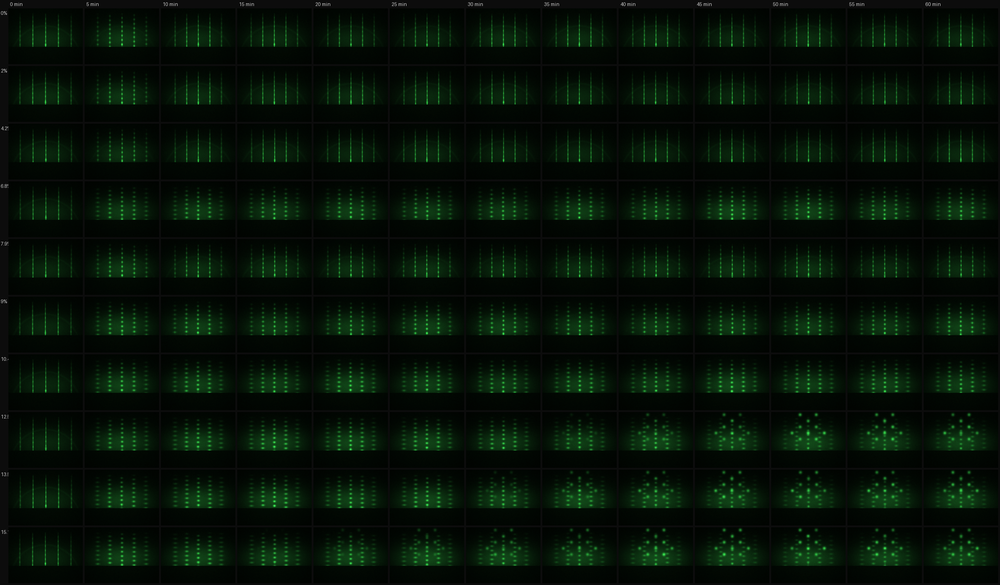
#> input picture data/synthetic/contact_sheet.png, 1000 x 585 px, shrunk from 2150 x 1258 before the run
$ python -i read_rheed.py   (imports and definitions only)
#> lines starting #> are read from the running program, lines starting #| are printed output that depends on the picture
#!/usr/bin/env python3
"""Read RHEED frames: lattice constant, roughness score, phase label.

Physics-only, no training. For each frame it

1. finds the shadow edge (the row where intensity falls off the sample horizon);
2. collapses the region above it into a column profile and measures the streak spacing
   by autocorrelation;
3. converts spacing to the in-plane lattice constant a. The scale is self-calibrated per
   run from the first frame, which is assumed to show the GaN buffer (a = 3.189 Å);
4. scores roughness as how strongly each streak is modulated along its length
   (a smooth streak = 2D growth, a string of spots = 3D growth);
5. flags the rock-salt phase from distinct intensity peaks that sit between the
   wurtzite streaks in the upper part of the pattern (3D spots of a second phase).

If a labels.csv is present (from simulate_rheed.py) it scores itself against it.

Usage:
    python scripts/read_rheed.py data/synthetic            # all runs, with scoring
    python scripts/read_rheed.py data/synthetic/run_sc015p1/frame_t030.png
"""
from __future__ import annotations

import argparse
import csv
import math
import sys
from pathlib import Path

import numpy as np
from PIL import Image

A_GAN = 3.189  # Å


# ---------------------------------------------------------------------------
# helpers
# ---------------------------------------------------------------------------
def load_gray(path: Path) -> np.ndarray:
    im = Image.open(path).convert("RGB")
    arr = np.asarray(im).astype(np.float32)
    return arr[..., 1]  # phosphor screen: green channel carries the signal


def smooth1d(x: np.ndarray, w: int) -> np.ndarray:
    if w <= 1:
        return x
    k = np.ones(w, dtype=np.float32) / w
    return np.convolve(x, k, mode="same")


def find_shadow_edge(img: np.ndarray) -> int:
    """Row with the steepest drop in mean intensity, searched in the lower 70 % of the frame."""
    rows = smooth1d(img.mean(axis=1), 5)
    grad = np.diff(rows)
    lo = int(0.3 * len(grad))
    return int(np.argmin(grad[lo:]) + lo)


def local_maxima(x: np.ndarray, min_dist: int, min_height: float) -> list[int]:
    peaks = []
    for i in range(1, len(x) - 1):
        if x[i] >= x[i - 1] and x[i] > x[i + 1] and x[i] >= min_height:
            if peaks and i - peaks[-1] < min_dist:
                if x[i] > x[peaks[-1]]:
                    peaks[-1] = i
                continue
            peaks.append(i)
    return peaks


def streak_spacing(profile: np.ndarray, min_lag: int = 30, expected: float | None = None) -> float:
    """Coarse spacing in px from the autocorrelation of the column profile.

    With `expected` (the GaN spacing from the run's first frame) only lags in the
    physically allowed window are considered: the film's a can only grow from the GaN
    value up to ~4 Å, so the spacing can only shrink to ~0.8 of the GaN spacing. This
    keeps a rock-salt spot net, which has its own spacing, from hijacking the estimate.
    """
    p = profile - profile.mean()
    ac = np.correlate(p, p, mode="full")[len(p) - 1:]
    ac /= ac[0] + 1e-9
    peaks = local_maxima(ac, min_dist=10, min_height=0.02)
    peaks = [k for k in peaks if k >= min_lag]
    if expected:
        lo, hi = 0.78 * expected, 1.05 * expected
        peaks = [k for k in peaks if lo <= k <= hi]
    if not peaks:
        return float("nan")
    k = max(peaks, key=lambda i: ac[i]) if expected else peaks[0]
    if 1 <= k < len(ac) - 1:
        y0, y1, y2 = ac[k - 1], ac[k], ac[k + 1]
        denom = y0 - 2 * y1 + y2
        if abs(denom) > 1e-9:
            k = k + 0.5 * (y0 - y2) / denom
    return float(k)


def refine_spacing(profile: np.ndarray, spacing: float) -> tuple[float, list[int]]:
    """Fit the spacing from the streak positions themselves.

    Locate the brightest column near each predicted streak position centre +- n*spacing,
    then least-squares fit position vs order. Returns (spacing, streak columns).
    """
    sm = smooth1d(profile, 3)
    centre = int(np.argmax(sm[int(0.3 * len(sm)):int(0.7 * len(sm))]) + int(0.3 * len(sm)))
    half = max(4, int(0.2 * spacing))
    orders, cols = [], []
    for n in range(-3, 4):
        x = centre + n * spacing
        lo, hi = int(round(x - half)), int(round(x + half))
        if lo < 0 or hi >= len(sm):
            continue
        c = int(np.argmax(sm[lo:hi + 1]) + lo)
        # weighted centroid for sub-pixel position
        w = np.clip(sm[lo:hi + 1] - sm[lo:hi + 1].min(), 0, None)
        xs = np.arange(lo, hi + 1)
        pos = float((w * xs).sum() / (w.sum() + 1e-9))
        orders.append(n)
        cols.append(pos)
        _ = c
    if len(orders) < 3:
        return spacing, [int(round(c)) for c in cols]
    slope = np.polyfit(orders, cols, 1)[0]
    return float(abs(slope)), [int(round(c)) for c in cols]


def roughness_score(img: np.ndarray, cols: list[int], top: int, shadow: int, half_w: int = 4) -> float:
    """Mean modulation depth along the streaks: std of the high-passed intensity / mean.

    0 for a perfectly smooth streak, larger as it breaks into spots.
    """
    scores = []
    for c in cols:
        strip = img[top:shadow, max(0, c - half_w):c + half_w + 1].mean(axis=1)
        if strip.mean() < 1e-3:
            continue
        trend = smooth1d(strip, 61)  # slow brightening toward the shadow edge
        hp = strip - trend
        hp = smooth1d(hp, 5)  # drop pixel noise
        scores.append(float(hp.std() / (trend.mean() + 1e-6)))
    return float(np.mean(scores)) if scores else float("nan")


def box_blur(img: np.ndarray, r: int) -> np.ndarray:
    """Mean over a (2r+1)x(2r+1) window via integral image, edge-padded."""
    pad = np.pad(img, r, mode="edge")
    ii = np.cumsum(np.cumsum(pad, axis=0), axis=1)
    ii = np.pad(ii, ((1, 0), (1, 0)))
    k = 2 * r + 1
    out = ii[k:, k:] - ii[:-k, k:] - ii[k:, :-k] + ii[:-k, :-k]
    return out / (k * k)


def rocksalt_score(img: np.ndarray, cols: list[int], spacing: float, top: int, shadow: int) -> float:
    """Strength of off-streak column peaks in the upper part of the pattern, relative to the streaks.

    Rock-salt (3D) spots sit between the wurtzite streaks and make their own peaks in the
    column profile. A Kikuchi arc spreads across all columns and makes no peak; rough
    streaks broaden but stay centred on the streak columns, which are masked out.
    """
    region = img[top:max(top + 10, shadow - 90), :].astype(np.float64)
    region = np.clip(region - box_blur(region, 20), 0, None)
    prof = smooth1d(region.sum(axis=0), 5)
    if not cols:
        return float("nan")
    streak_height = float(np.median([prof[c] for c in cols if 0 <= c < len(prof)]))
    mask = np.ones(len(prof), dtype=bool)
    band = max(6, int(0.25 * spacing))
    for c in cols:
        mask[max(0, c - band):c + band + 1] = False
    off = prof[mask]
    if off.size < 10:
        return float("nan")
    return float((off.max() - np.median(off)) / (streak_height + 1e-6))


# ---------------------------------------------------------------------------
# per-frame and per-run reading
# ---------------------------------------------------------------------------
def central_cols(cols: list[int], n: int = 5) -> list[int]:
    """The n streaks nearest the centre; outer orders are too faint to score roughness on."""
    if len(cols) <= n:
        return cols
    mid = float(np.median(cols))
    return sorted(cols, key=lambda c: abs(c - mid))[:n]


def read_frame(path: Path, expected_spacing: float | None = None) -> dict:
    img = load_gray(path)
#> in load_gray, im is the input picture: PIL image 1000x585 RGB; mean R, G, B 5.1, 18.7, 6.8
#> in load_gray, `return arr[..., 1]`:
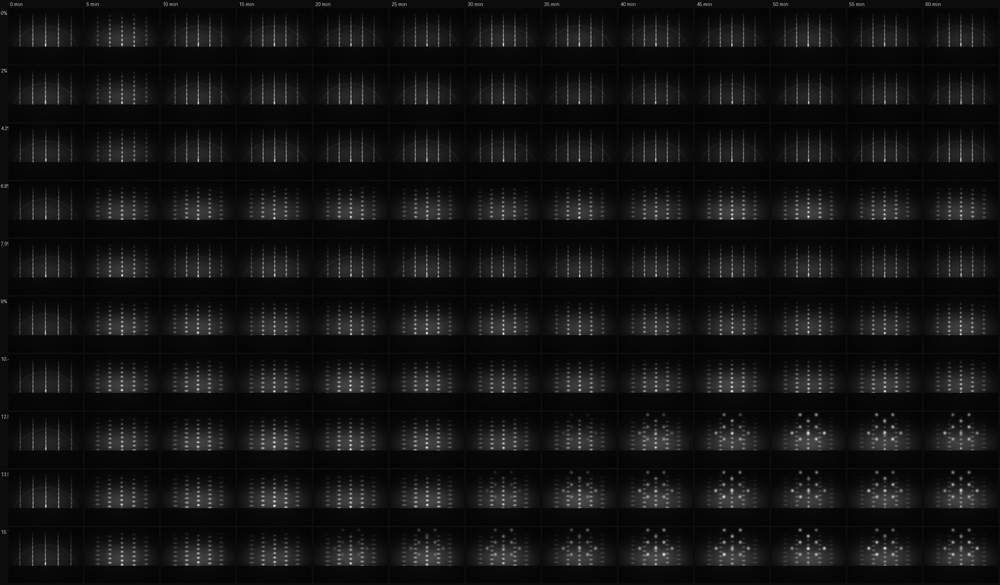
#> returned value: shape (585, 1000) float32; min 0, max 249, mean 18.7
    shadow = find_shadow_edge(img)
#> in find_shadow_edge, `rows = smooth1d(img.mean(axis=1), 5)`: rows = 585 values, max 47.52 at index 556, min 5.52 at index 176, mean 18.68
#> in find_shadow_edge, `grad = np.diff(rows)`: grad = 584 values, max 4.59 at index 1, min -7.85 at index 448, mean -0.00359
#> in find_shadow_edge, `lo = int(0.3 * len(grad))`: lo = 175
#> shadow = 448
    top = int(0.08 * img.shape[0])
#> top = 46
    # streaks are brightest just above the shadow edge; secondary-phase spots sit higher
    band = img[max(top, shadow - 90):shadow, :].astype(np.float64)
    band = np.clip(band - box_blur(band, 20), 0, None)  # drop the centred diffuse glow
#> in box_blur, `out = ii[k:, k:] - ii[:-k, k:] - ii[k:, :-k] + ii[:-k, :-k]`:
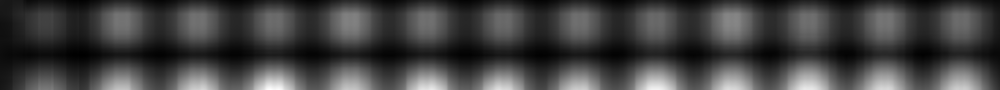
#> out: shape (90, 1000) float64; min 13784, max 112214, mean 38958.6; drawn with min black and max white
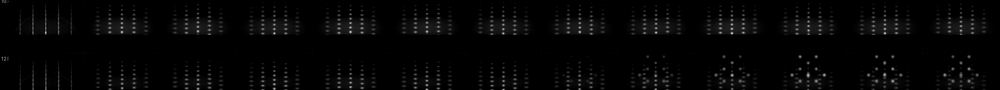
#> band: shape (90, 1000) float64; min 0, max 199, mean 5.7
    profile = band.sum(axis=0)
#> profile = 1000 values, max 3497.9 at index 45, min 1.86 at index 12, mean 515.2
    spacing = streak_spacing(profile, expected=expected_spacing)
#> in streak_spacing, `p = profile - profile.mean()`: p = 1000 values, max 2982.7 at index 45, min -513.3 at index 12, mean 7.28e-15
#> in streak_spacing, `ac = np.correlate(p, p, mode="full")[len(p) - 1:]`: ac = 1000 values, max 393629766.6 at index 0, min -136404620.1 at index 37, mean 196814.9
#> in streak_spacing, `ac /= ac[0] + 1e-9`: ac = 1000 values, max 1 at index 0, min -0.347 at index 37, mean 0.0005
#> after the loop in local_maxima, `for i in range(1, len(x) - 1):`: peaks = 55 values from 12 to 928
#> in streak_spacing, `peaks = [k for k in peaks if k >= min_lag]`: peaks = 53 values from 53 to 928
#> in streak_spacing, `k = max(peaks, key=lambda i: ac[i]) if expected else peaks[0]`: k = 53
#> in streak_spacing, `y0, y1, y2 = ac[k - 1], ac[k], ac[k + 1]`: y0 = 0.0278; y1 = 0.138; y2 = 0.107
#> in streak_spacing, `denom = y0 - 2 * y1 + y2`: denom = -0.142
#> in streak_spacing, `k = k + 0.5 * (y0 - y2) / denom`: k = 53.28
#> spacing = 53.28
    if math.isnan(spacing) and expected_spacing:
        spacing = expected_spacing  # streaks too weak for autocorrelation; refine from the guess
    cols: list[int] = []
    if not math.isnan(spacing):
        spacing, cols = refine_spacing(profile, spacing)
#> in refine_spacing, `sm = smooth1d(profile, 3)`: sm = 1000 values, max 2529.2 at index 732, min 2.42 at index 11, mean 515.2
#> in refine_spacing, `centre = int(np.argmax(sm[int(0.3 * len(sm)):int(0.7 * len(sm))]) + in..`: centre = 350
#> in refine_spacing, `half = max(4, int(0.2 * spacing))`: half = 10
#> the loop in refine_spacing, `for n in range(-3, 4):` made 7 passes
#> (x, lo, hi, c, pos) on passes 1 to 7: (190.2, 180, 200, 198, 192.2), (243.4, 233, 253, 251, 250.2), (296.7, 287, 307, 287, 293.5), (350, 340, 360, 350, 349.9), (403.3, 393, 413, 404, 406.3), (456.6, 447, 467, 449, 450.1), (509.8, 500, 520, 503, 508.2)
#> after the loop in refine_spacing, `for n in range(-3, 4):`: cols = [192.2, 250.2, 293.5, 349.9, 406.3, 450.1, 508.2]; orders = [-3, -2, -1, 0, 1, 2, 3]
#> in refine_spacing, `slope = np.polyfit(orders, cols, 1)[0]`: slope = 52.16
#> spacing = 52.16; cols = [192, 250, 294, 350, 406, 450, 508]
    return {
        "file": str(path),
        "shadow_row": shadow,
        "spacing_px": round(spacing, 2),
        "n_streaks": len(cols),
        "rough_score": round(roughness_score(img, central_cols(cols), top, shadow), 4) if cols else float("nan"),
        "rs_score": round(rocksalt_score(img, cols, spacing, top, shadow), 4) if cols else float("nan"),
    }
#> in central_cols, `mid = float(np.median(cols))`: mid = 350
#> in roughness_score, `scores = []`: scores = []
#> the loop in roughness_score, `for c in cols:` made 5 passes
#> c on passes 1 to 5: 350, 294, 406, 250, 450
#> after the loop in roughness_score, `for c in cols:`: scores = [0.873, 0.772, 0.773, 0.744, 0.748]
#> call 2 of box_blur, with r = 20
#> in box_blur (call 2), `pad = np.pad(img, r, mode="edge")`:
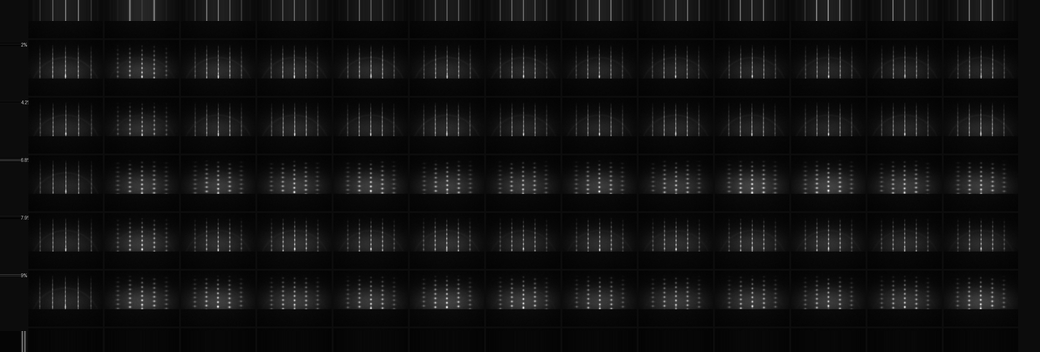
#> pad: shape (352, 1040) float64; min 0, max 248, mean 16.3
#> in box_blur (call 2), `ii = np.cumsum(np.cumsum(pad, axis=0), axis=1)`:
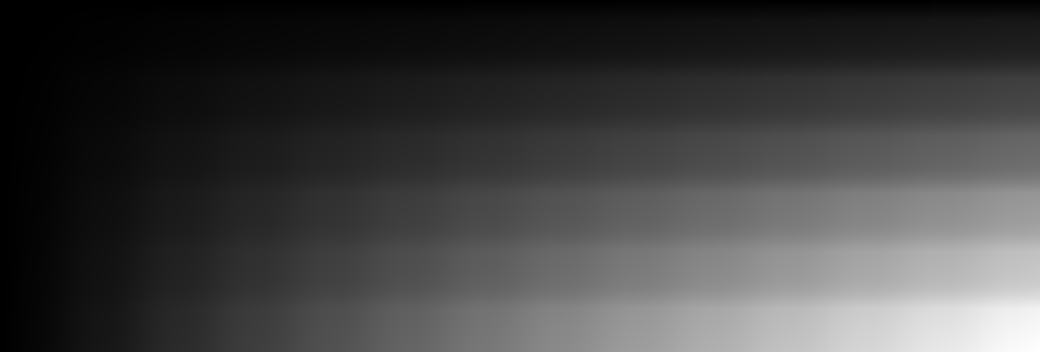
#> ii: shape (352, 1040) float64; min 12, max 5970786, mean 1536467.9; drawn with min black and max white
#> in box_blur (call 2), `out = ii[k:, k:] - ii[:-k, k:] - ii[k:, :-k] + ii[:-k, :-k]`:
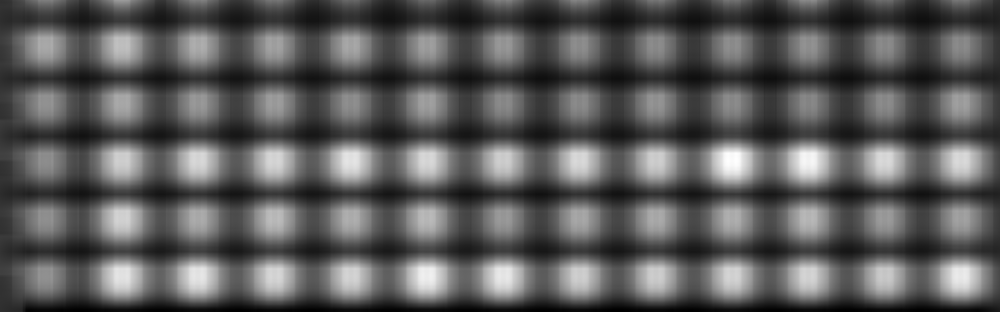
#> out: shape (312, 1000) float64; min 9543, max 62953, mean 28315.5; drawn with min black and max white
#> in rocksalt_score, `region = np.clip(region - box_blur(region, 20), 0, None)`:
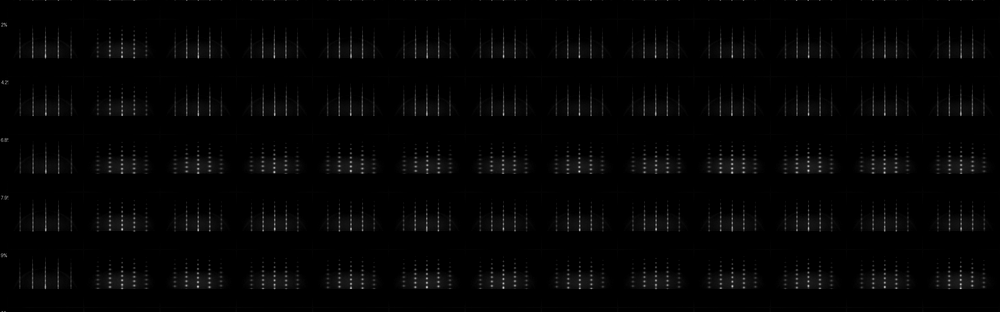
#> region: shape (312, 1000) float64; min 0, max 215.8, mean 4.3
#> in rocksalt_score, `prof = smooth1d(region.sum(axis=0), 5)`: prof = 1000 values, max 4293.2 at index 122, min 14.92 at index 11, mean 1346.4
#> in rocksalt_score, `streak_height = float(np.median([prof[c] for c in cols if 0 <= c < len..`: streak_height = 1298.6
#> in rocksalt_score, `band = max(6, int(0.25 * spacing))`: band = 13
#> the loop in rocksalt_score, `for c in cols:` made 7 passes
#> in rocksalt_score, `off = prof[mask]`: off = 811 values, max 4293.2 at index 122, min 14.92 at index 11, mean 1272.6


# [110 lines left out: functions read_run, rank, spearman, score, main, not called in this run]


# [2 lines not run here, left out]

>>> result = read_frame('../data/synthetic/contact_sheet.png')
#> result = {'file': '../data/synthetic/contact_sheet.png', 'shadow_row': 448, 'spacing_px': 52.16, 'n_streaks': 7, 'rough_score': 0.782, 'rs_score': 2.5}
